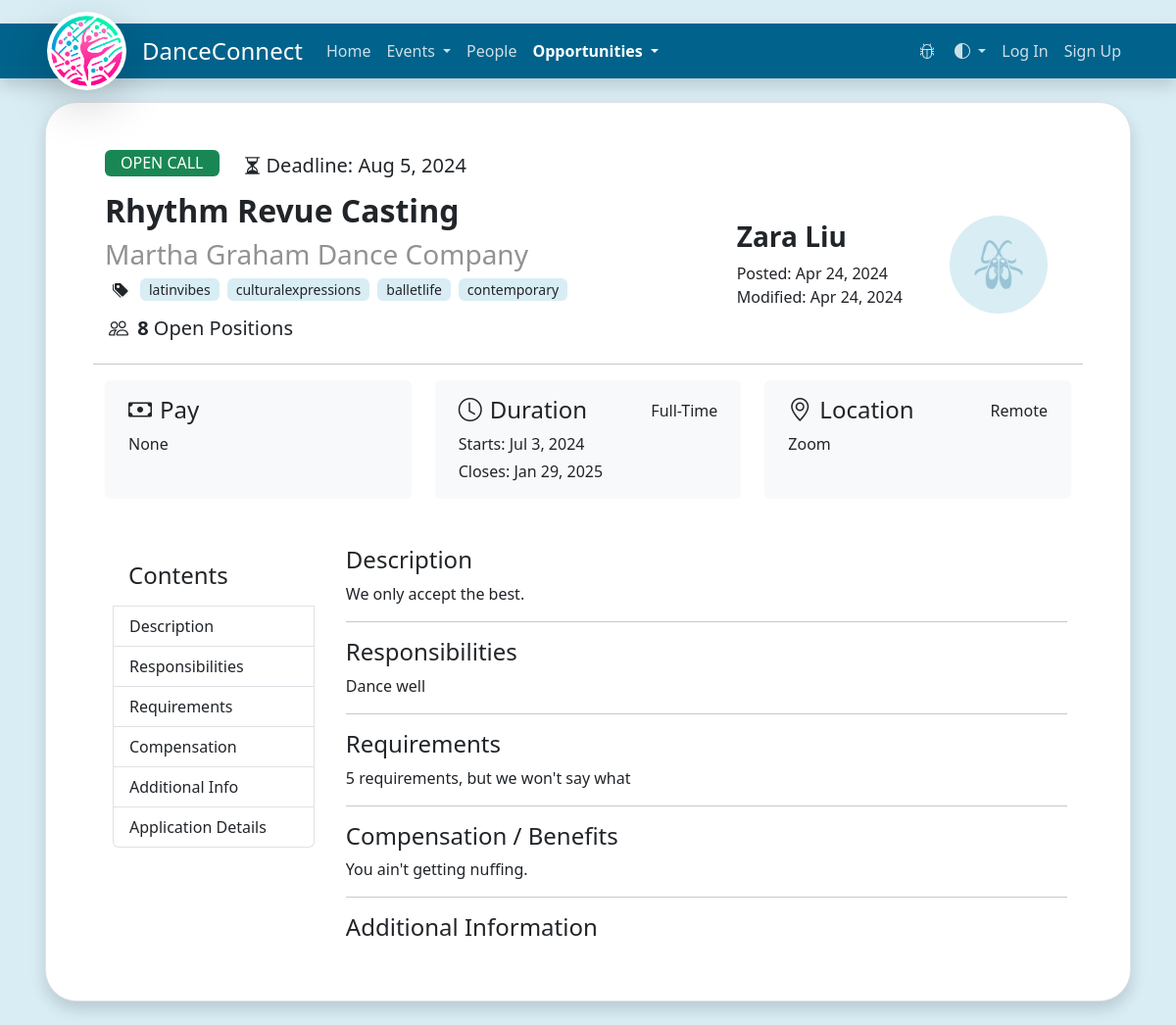
Page /opportunities/Martha Graham Dance Company/Rhythm Revue Casting/ on the committed database.
### website/models/opportunity/opportunity.py (models this page shows)
class Opportunity(db.Model):
    __tablename__ = "opportunity"
    id: Mapped[int] = mapped_column(Integer, primary_key=True)
    type: Mapped['PostType']
    title: Mapped[str]
    organizer: Mapped[str]
    poster_id: Mapped[int] = mapped_column(Integer, ForeignKey('users.id'))
    poster: Mapped['User'] = relationship(
        'User', back_populates='opportunity_posts')
    date_posted: Mapped[datetime] = mapped_column(DateTime(timezone=True))
    last_modified: Mapped[datetime] = mapped_column(DateTime(timezone=True))
    closing_date: Mapped[datetime] = mapped_column(DateTime(timezone=True))
    tags: Mapped[List['OpportunityTag']] = relationship(
        'OpportunityTag', secondary="opportunity_tag_relationships", back_populates='opportunities', cascade="all, delete")
    location_type: Mapped['LocationType']
    location: Mapped[str]
    start_date: Mapped[datetime] = mapped_column(DateTime(timezone=True))
    end_date: Mapped[Optional[datetime]] = mapped_column(
        DateTime(timezone=True))
    is_paid: Mapped[bool]
    pay: Mapped[Optional[str]]
    term: Mapped[Optional['TermType']]
    number_positions: Mapped[Optional[int]]
    display_description: Mapped[str]
    description: Mapped[str]
    responsibilities: Mapped[Optional[str]]
    requirements: Mapped[str]
    compensation: Mapped[str]
    additional_info: Mapped[Optional[str]]
    application_details: Mapped[str]
    application_link: Mapped[Optional[str]]
    __table_args__ = (
        UniqueConstraint('title', 'poster_id', name="uix_1"),
    )

### website/models/opportunity/opportunity_tag.py (models this page shows)
class OpportunityTag(db.Model):
    __tablename__ = "opportunity_tags"
    id: Mapped[int] = mapped_column(Integer, primary_key=True)
    name: Mapped[str] = mapped_column(String, unique=True)
    opportunities: Mapped[List['Opportunity']] = relationship(
        'Opportunity', secondary="opportunity_tag_relationships", back_populates='tags')

### website/models/user/user.py (models this page shows, shortened)
class User(db.Model, UserMixin):
    __tablename__ = "users"
    id: Mapped[int] = mapped_column(Integer, primary_key=True)
    username: Mapped[str] = mapped_column(String, unique=True)
    email: Mapped[str] = mapped_column(String, unique=True)
    password: Mapped[str]
    is_admin: Mapped[bool] = mapped_column(Boolean, default=False)
    display_name: Mapped[str]
    pronouns: Mapped[str]
    bio: Mapped[str]
    user_type: Mapped['UserType']
    profile_picture_url: Mapped[str]
    profile_picture_id: Mapped[str]
    tags: Mapped[List['UserTag']] = relationship(
        'UserTag', secondary="user_tag_relationships", back_populates='users', cascade="all, delete")
    socials: Mapped[List['SocialMedia']] = relationship(
        'SocialMedia', cascade="all, delete-orphan")
    events_organized: Mapped[List['Event']] = relationship(
        'Event', back_populates='organizer')
    events_contributed: Mapped[List['Event']] = relationship(
        'Event', secondary="event_contributors", back_populates="contributors", viewonly=True)
    contributor_association: Mapped[List['EventContributor']] = relationship(
        'EventContributor', back_populates='user', cascade="all, delete-orphan")
    opportunity_posts: Mapped[List['Opportunity']] = relationship(
        'Opportunity', back_populates='poster', cascade='all, delete-orphan')

### website/routes/ui/opportunities.py (the view)
@opportunities.route('/<organizer>/<title>/', methods=['GET', 'POST'])
def opportunity(organizer: str, title: str):
    resp = get_opportunity_by_organizer_and_title(
        organizer=organizer, title=title)
    opportunity: Opportunity = resp.get("data", None)
    if opportunity is None:
        return render_template("opportunity-details.html", user=current_user, opportunity=opportunity)
    is_editable = current_user == opportunity.poster
    return render_template("opportunity-details.html", user=current_user, opportunity=opportunity, edit=is_editable, post_type=post_types)

### website/__init__.py (called while the page is built)
def json_response(status_code: int, message: str, data: Any = None):
    if status_code < 200:
        response_type = "information"
    elif status_code < 300:
        response_type = "success"
    elif status_code < 400:
        response_type = "redirect"
    else:
        response_type = "error"
    output = {
        "response_type": response_type,
        "status_code": status_code,
        "message": message,
        "data": data
    }
    return output

### website/orm/opportunity/opportunity.py (called while the page is built)
def get_opportunity_by_organizer_and_title(organizer: str, title: str):
    opportunity = db.session.query(Opportunity).filter(
        and_(Opportunity.organizer == organizer, Opportunity.title == title)).first()
    if opportunity is None:
        return json_response(404, f"No opportunity post with organizer {organizer} and title {title} were found")
    return json_response(200, f"Opportunity post has been found.", opportunity)

### website/templates/opportunity-details.html (shortened to what this page needs)
{% extends "base.html" %}
{% block content %}
<div class="container">
    <div class="row">
        <div class="d-flex flex-wrap mb-2 col-12">
            <h6 class="px-3 py-1 me-4 d-inline rounded text-bg-{{post_type[opportunity.type.name]}}">{{opportunity.type.value.upper()}}</h6>
            <h5 class="m-0 mt-1 d-inline-block text-wrap fw-medium">
                <i class="bi bi-hourglass-split me-1"></i>{{"Deadline: "}}<span class="fw-normal">{{ opportunity.closing_date.strftime("%b %e, %Y") }}</span>
            </h5>
        </div>
        <div class="col-12 col-lg-6 d-flex flex-column justify-content-center">
            <p class="h2 fw-bold">{{opportunity.title}}</p>
            <p class="h3 text-body-tertiary">{{opportunity.organizer}}</p>
            {% if opportunity.tags|length > 0 %}
            <div class="row d-flex flex-wrap gx-1 pb-0 mb-0">
                <div class="col-lg-auto col-12 d-lg-inline-block d-block mx-2 mb-1">
                    <i class="bi bi-tag{{'s' if opportunity.tags|length > 1}}-fill" aria-describedby="Tags"></i>
                </div>
                {% for tag in opportunity.tags %}
                <form class="col-auto mb-1" action="{{ url_for('opportunities.opportunities_list') }}" method="POST">
                    <button name="tags" value="{{ tag.name }}"
                        class="me-1 mb-1 px-2 py-0 bg-opacity-25 rounded text-nowrap tag btn btn-sm">{{ tag.name }}</button>
                </form>
                {% endfor %}
            </div>
            {% endif %}
            {% if opportunity.number_positions %}
            <h5 class="my-2">
                <i class="mx-1 bi bi-people"></i>
                <strong>{{opportunity.number_positions}}</strong>
                Open Position{{"s" if opportunity.number_positions > 1 else ""}}
            </h5>
            {% endif %}
        </div>
        <div class="col-12 col-lg-6">
            <div id="poster-data" class="row flex-lg-row-reverse my-4 align-items-center">
                <a href="{{ url_for('people.person', username=opportunity.poster.username) }}" class="col-auto mx-0 mx-md-4 rounded-circle">
                    <img src="{{url_for('static', filename='images/placeholder.jpg')}}"
                        class="img-fluid rounded-circle"
                        width="100px" alt="{{opportunity.poster.display_name}}" />
                </a>
                <div class="col-auto">
                    <p class="h3 mb-2 fw-bold">{{opportunity.poster.display_name}}</p>
                    <p class="m-0 fw-medium">{{"Posted: "}}<span class="fw-normal">{{ opportunity.date_posted.strftime("%b %e, %Y") }}</span></p>
                    <p class="m-0 fw-medium">{{"Modified: "}}<span class="fw-normal">{{ opportunity.last_modified.strftime("%b %e, %Y") }}</span></p>
                </div>
            </div>
        </div>
        <hr class="my-3"/>
        <div class="col-12">
            <div class="row gx-4 gy-3 justify-content-center">
                <div class="col-12 col-md-6 col-lg-4">
                    <div class="bg-body-tertiary py-3 px-4 h-100 rounded">
                        <div class="d-flex flex-row w-100 align-items-center">
                            <div class="h4 mb-0"><i class="bi bi-cash me-2"></i>Pay</div>
                        </div>
                        <div class="mt-2 fw-medium">
                            {% if opportunity.is_paid %}
                            {{opportunity.pay}}
                            {% else %}
                            None
                            {% endif %}
                        </div>
                    </div>
                </div>
                <div class="col-12 col-md-6 col-lg-4">
                    <div class="bg-body-tertiary py-3 px-4 h-100 rounded">
                        <div class="d-flex flex-row w-100 align-items-center">
                            <div class="h4 mb-0"><i class="bi bi-clock me-2"></i>Duration</div>
                            <div class="ms-auto fw-medium">
                                {% if opportunity.term %}
                                {{opportunity.term.value}}
                                {% endif %}
                            </div>
                        </div>
                        <div class="mt-2"><span class="fw-medium">Starts: </span>{{opportunity.start_date.strftime("%b %e, %Y")}}</div>
                        {% if opportunity.end_date %}
                            <div class="mt-1"><span class="fw-medium">Closes: </span>{{opportunity.end_date.strftime("%b %e, %Y")}}</div>
                        {% endif %}
                    </div>
                </div>
                <div class="col-12 col-md-6 col-lg-4">
                    <div class="bg-body-tertiary py-3 px-4 h-100 rounded">
                        <div class="d-flex flex-row w-100 align-items-center">
                            <div class="h4 mb-0"><i class="bi bi-geo-alt me-2"></i>Location</div>
                            <div class="ms-auto fw-medium">
                                {{opportunity.location_type.value}}
                            </div>
                        </div>
                        <div class="mt-2 fw-medium">{{opportunity.location}}</div>
                    </div>
                </div>
            </div>
        </div>
        <div class="col-12 mt-5 mb-3">
            <div class="row gy-4">
                <div class="col-12 col-md-auto">
                    <div id="content-table" class="bg-body-tertiarybg-body-tertiary list-group p-2">
                        <div class="h4 mb-0 pt-2 pb-3 ps-3 pe-5">Contents</div>
                        <a class="list-group-item list-group-item-action pe-5" href="#description">Description</a>
                        {% if opportunity.responsibilities %}
                            <a class="list-group-item list-group-item-action pe-5" href="#responsibilities">Responsibilities</a>
                        {% endif %}
                        <a class="list-group-item list-group-item-action pe-5" href="#requirements">Requirements</a>
                        <a class="list-group-item list-group-item-action pe-5" href="#compensation">Compensation</a>
                        {% if opportunity.additional_info %}
                            <a class="list-group-item list-group-item-action pe-5" href="#additional">Additional Info</a>
                        {% endif %}
                        <a class="list-group-item list-group-item-action pe-5" href="#application">Application Details</a>
                    </div>
                </div>
                <div class="col-12 col-md">
                    <div data-bs-spy="scroll" data-bs-target="#content-table" data-bs-smooth-scroll="true" class="opportunity-post-content pe-1" tabindex="0">
                        <div class="mb-3">
                            <h4 id="description" >Description</h4>
                            <p>{{opportunity.description|safe}}</p>
                        </div>
                        <hr/>
                        {% if opportunity.responsibilities %}
                            <div class="mb-3">
                                <h4 id="responsibilities">Responsibilities</h4>
                                <p>{{opportunity.responsibilities|safe}}</p>
                            </div>
                            <hr/>
                        {% endif %}
                        <div class="mb-3">
                            <h4 id="requirements">Requirements</h4>
                            <p>{{opportunity.requirements|safe}}</p>
                        </div>
                        <hr/>
                        <div class="mb-3">
                            <h4 id="compensation">Compensation / Benefits</h4>
                            <p>{{opportunity.compensation|safe}}</p>
                        </div>
                        <hr/>
                        {% if opportunity.additional_info %}
                            <div class="mb-3">
                                <h4 id="additional">Additional Information</h4>
                            </div>
                        {% endif %}
                    </div>
                </div>
            </div>
        </div>
    </div>
</div>
{% endblock %}

### website/static/style/base.css (style rules this page uses)
:root { --pink: #f90096; --dark-pink: #ab274f; --nav-background: #01628B; --nav-highlight: #43a5cf; --background-blue: 217, 237, 245; --filters-background: #f8f9fa; scroll-behavior: smooth; }
body { background-color: rgb(var(--background-blue)); }
.tag { background-color: rgb(var(--background-blue)); }
.opportunity-post-content { height: 50vh; overflow-y: scroll; }
.img-fluid { object-fit: cover; }

### rows in the picture
Opportunity: type.value "OPEN CALL", closing_date "Aug 5, 2024", title "Rhythm Revue Casting", organizer "Martha Graham Dance Company", number_positions "8", number_positions "s", date_posted "Apr 24, 2024", last_modified "Apr 24, 2024", term.value "Full-Time", start_date "Jul 3, 2024", end_date "Jan 29, 2025", location_type.value "Remote", location "Zoom", description "We only accept the best.", responsibilities "Dance well", requirements "5 requirements, but we won't say what", compensation "You ain't getting nuffing."
OpportunityTag: name "latinvibes"
OpportunityTag: name "culturalexpressions"
OpportunityTag: name "balletlife"
OpportunityTag: name "contemporary"
User: poster.display_name "Zara Liu"

### other values in the picture
{{ "Deadline: " }} "Deadline:"
{{ "Posted: " }} "Posted:"
{{ "Modified: " }} "Modified:"
